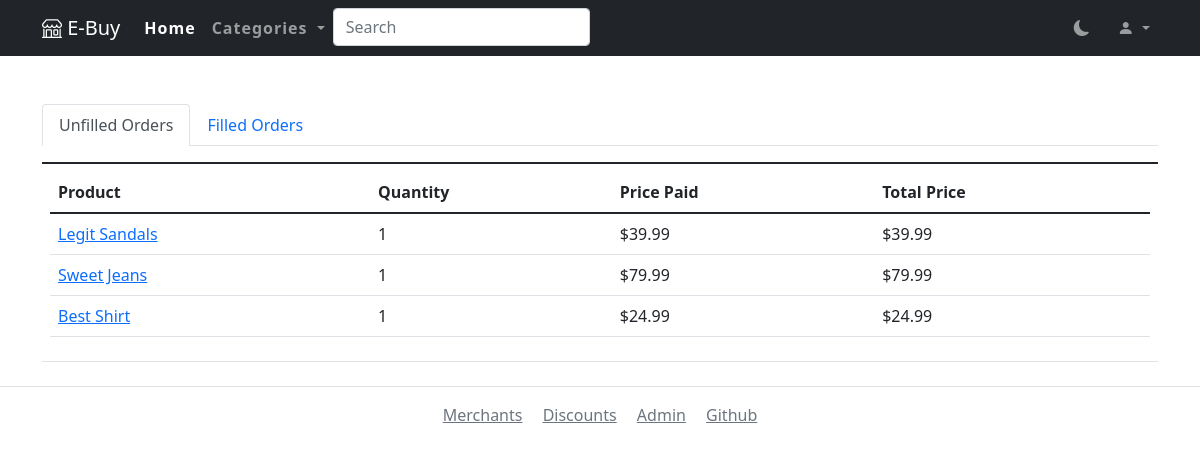
/orders (signed in), run on the app's committed database.
### app/models.py (models this page shows, shortened)
class OrderRow(db.Model):
    row_id = db.Column(db.Integer, primary_key=True)
    """The primary key of the order row"""
    id = db.Column(db.Integer, db.ForeignKey('order.id'))
    """A foreign key that relates to the Order that the row belongs to"""
    product_id = db.Column(db.Integer, db.ForeignKey('product.id'))
    """A foreign key that relates to the product purchased in the row"""
    quantity = db.Column(db.Integer)
    """The number of the product that was purchased"""
    product_price = db.Column(db.Float)
    """The price of each product at the time it was purchased"""
    product = db.relationship("Product", back_populates="orders")
    """A relationship that links to the Product object purchased in the row"""
    filled = db.Column(db.Boolean, default=False)
    """A boolean that represents if the order was filled or not. Defaults to `False`."""
    timestamp = db.Column(db.DateTime, default=datetime.utcnow)
    """The time at which the OrderRow was created. Defaults to `datetime.utcnow`."""

class Product(db.Model):
    id = db.Column(db.Integer, primary_key=True)
    """The primary key of the product"""
    category_id = db.Column(db.Integer, db.ForeignKey('category.id'))
    """The foreign key of the category the product belongs to"""
    merchant_id = db.Column(db.Integer, db.ForeignKey('user.id'))
    """The foreign key of the merchant User the product belongs to"""
    name = db.Column(db.String(128))
    """The name of the product"""
    price = db.Column(db.Float)
    """The price of the product"""
    description = db.Column(db.Text)
    """The description of the product"""
    reviews = db.relationship('Review', backref='product', lazy='dynamic')
    """A queryable database relationship that retrieves the reviews of the product"""
    images = db.relationship('Image', backref='product')
    """A instrumentedList that contains the Image objects related to the product"""
    orders = db.relationship("OrderRow", back_populates="product")
    """A relationship that retrieves orders of the product"""

### app/routes.py (the view)
@webapp.route('/orders')
@login_required
@prevent_merchant
def orders():
    rows = Order.query.filter_by(user_id=current_user.id).all()
    items = {}
    for order in rows:
        order_rows = order.order_row.filter_by(filled=False).all()
        for o in order_rows:
            if order.id not in items:
                items[order.id] = {'order': order, 'rows': [(o, o.product)]}
            else:
                items[order.id]['rows'].append((o, o.product))
    return render_template('orders.html', orders=items)

### app/models.py (called while the page is built)
@login.user_loader
def load_user(id):
    return User.query.get(int(id))

### app/routes.py (called while the page is built)
def add_categories(func):
    def inner(*args, **kwargs):
        return func(*args, **kwargs, categories=get_category_dict())
    return inner

### app/utils.py (called while the page is built)
def get_merchant():
    return Role.query.filter_by(name='merchant').first()

def prevent_merchant(func):
    @wraps(func)
    def inner(*args, **kwargs):
        if current_user.is_authenticated and current_user.roles.filter_by(id=get_merchant().id).count() >= 1:
            flash("You cannot be logged in as a merchant!")
            return redirect('/login')
        else:
            return func(*args, **kwargs)
    return inner

def get_category_dict():
    return {c.name: c.id for c in Category.query.all()}

### app/templates/orders.html (shortened to what this page needs)
{% extends "base.html" %}
{% block main %}
    <br>
    <div class="container mt-4">
    <ul class="nav nav-tabs">
        <li class="nav-item">
            <a class="nav-link active" aria-current="page" href="/orders">Unfilled Orders</a>
        </li>
        <li class="nav-item">
            <a class="nav-link" href="/orders/filled">Filled Orders</a>
        </li>
    </ul>
    <table class="table">
        <thead>
        <tr>
            <th scope="col"></th>
        </tr>
        </thead>
        <tbody>
        {% for k, v in orders.items() %}
            <td>
                <table class="table">
                    <thead>
                    <tr>
                        <th scope="col">Product</th>
                        <th scope="col">Quantity</th>
                        <th scope="col">Price Paid</th>
                        <th scope="col">Total Price</th>
                    </tr>
                    </thead>
                    {% for order, product in v.rows %}
                        <tr>
                            <td><a href="{{ '/product/%s' %product.id }}">{{ product.name }}</a></td>
                            <td>{{ order.quantity }}</td>
                            <td>{{ "$%.2f"|format(order.product_price) }}</td>
                            <td>{{ "$%.2f"|format(order.quantity*order.product_price) }}</td>
                        </tr>
                    {% endfor %}
                </table>
            </td>
        {% endfor %}
        </tbody>
    </table>
</div>
{% endblock %}

### data on the page
OrderRow: name "Legit Sandals", quantity "1", product_price "$39.99", order.quantity*order.product_price "$39.99"
OrderRow: name "Sweet Jeans", quantity "1", product_price "$79.99", order.quantity*order.product_price "$79.99"
OrderRow: name "Best Shirt", quantity "1", product_price "$24.99", order.quantity*order.product_price "$24.99"
